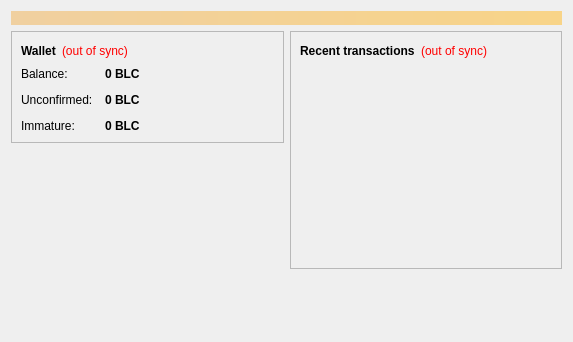
<?xml version="1.0" encoding="UTF-8"?>
<ui version="4.0">
 <class>OverviewPage</class>
 <widget class="QWidget" name="OverviewPage">
  <property name="geometry">
   <rect>
    <x>0</x>
    <y>0</y>
    <width>573</width>
    <height>342</height>
   </rect>
  </property>
  <property name="windowTitle">
   <string>Form</string>
  </property>
  <layout class="QVBoxLayout" name="topLayout">
   <item>
    <widget class="QLabel" name="labelAlerts">
     <property name="visible">
      <bool>false</bool>
     </property>
     <property name="styleSheet">
      <string notr="true">background-color: qlineargradient(x1: 0, y1: 0, x2: 1, y2: 0, stop:0 #F0D0A0, stop:1 #F8D488); color:#000000;</string>
     </property>
     <property name="wordWrap">
      <bool>true</bool>
     </property>
     <property name="margin">
      <number>3</number>
     </property>
    </widget>
   </item>
   <item>
    <layout class="QHBoxLayout" name="horizontalLayout" stretch="1,1">
     <item>
      <layout class="QVBoxLayout" name="verticalLayout_2">
       <item>
        <widget class="QFrame" name="frame">
         <property name="frameShape">
          <enum>QFrame::StyledPanel</enum>
         </property>
         <property name="frameShadow">
          <enum>QFrame::Raised</enum>
         </property>
         <layout class="QVBoxLayout" name="verticalLayout_4">
          <item>
           <layout class="QHBoxLayout" name="horizontalLayout_4">
            <item>
             <widget class="QLabel" name="label_5">
              <property name="font">
               <font>
                <weight>75</weight>
                <bold>true</bold>
               </font>
              </property>
              <property name="text">
               <string>Wallet</string>
              </property>
             </widget>
            </item>
            <item>
             <widget class="QLabel" name="labelWalletStatus">
              <property name="toolTip">
               <string>The displayed information may be out of date. Your wallet automatically synchronizes with the Dirac network after a connection is established, but this process has not completed yet.</string>
              </property>
              <property name="styleSheet">
               <string notr="true">QLabel { color: red; }</string>
              </property>
              <property name="text">
               <string notr="true">(out of sync)</string>
              </property>
              <property name="alignment">
               <set>Qt::AlignLeading|Qt::AlignLeft|Qt::AlignVCenter</set>
              </property>
             </widget>
            </item>
            <item>
             <spacer name="horizontalSpacer_2">
              <property name="orientation">
               <enum>Qt::Horizontal</enum>
              </property>
              <property name="sizeHint" stdset="0">
               <size>
                <width>40</width>
                <height>20</height>
               </size>
              </property>
             </spacer>
            </item>
           </layout>
          </item>
          <item>
           <layout class="QFormLayout" name="formLayout_2">
            <property name="fieldGrowthPolicy">
             <enum>QFormLayout::AllNonFixedFieldsGrow</enum>
            </property>
            <property name="horizontalSpacing">
             <number>12</number>
            </property>
            <property name="verticalSpacing">
             <number>12</number>
            </property>
            <item row="0" column="0">
             <widget class="QLabel" name="label">
              <property name="text">
               <string>Balance:</string>
              </property>
             </widget>
            </item>
            <item row="0" column="1">
             <widget class="QLabel" name="labelBalance">
              <property name="font">
               <font>
                <weight>75</weight>
                <bold>true</bold>
               </font>
              </property>
              <property name="cursor">
               <cursorShape>IBeamCursor</cursorShape>
              </property>
              <property name="toolTip">
               <string>Your current balance</string>
              </property>
              <property name="text">
               <string notr="true">0 BLC</string>
              </property>
              <property name="textInteractionFlags">
               <set>Qt::LinksAccessibleByMouse|Qt::TextSelectableByKeyboard|Qt::TextSelectableByMouse</set>
              </property>
             </widget>
            </item>
            <item row="1" column="0">
             <widget class="QLabel" name="label_3">
              <property name="text">
               <string>Unconfirmed:</string>
              </property>
             </widget>
            </item>
            <item row="1" column="1">
             <widget class="QLabel" name="labelUnconfirmed">
              <property name="font">
               <font>
                <weight>75</weight>
                <bold>true</bold>
               </font>
              </property>
              <property name="cursor">
               <cursorShape>IBeamCursor</cursorShape>
              </property>
              <property name="toolTip">
               <string>Total of transactions that have yet to be confirmed, and do not yet count toward the current balance</string>
              </property>
              <property name="text">
               <string notr="true">0 BLC</string>
              </property>
              <property name="textInteractionFlags">
               <set>Qt::LinksAccessibleByMouse|Qt::TextSelectableByKeyboard|Qt::TextSelectableByMouse</set>
              </property>
             </widget>
            </item>
            <item row="2" column="0">
             <widget class="QLabel" name="labelImmatureText">
              <property name="text">
               <string>Immature:</string>
              </property>
             </widget>
            </item>
            <item row="2" column="1">
             <widget class="QLabel" name="labelImmature">
              <property name="font">
               <font>
                <weight>75</weight>
                <bold>true</bold>
               </font>
              </property>
              <property name="toolTip">
               <string>Mined balance that has not yet matured</string>
              </property>
              <property name="text">
               <string notr="true">0 BLC</string>
              </property>
              <property name="textInteractionFlags">
               <set>Qt::LinksAccessibleByMouse|Qt::TextSelectableByKeyboard|Qt::TextSelectableByMouse</set>
              </property>
             </widget>
            </item>
           </layout>
          </item>
         </layout>
        </widget>
       </item>
       <item>
        <spacer name="verticalSpacer">
         <property name="orientation">
          <enum>Qt::Vertical</enum>
         </property>
         <property name="sizeHint" stdset="0">
          <size>
           <width>20</width>
           <height>40</height>
          </size>
         </property>
        </spacer>
       </item>
      </layout>
     </item>
     <item>
      <layout class="QVBoxLayout" name="verticalLayout_3">
       <item>
        <widget class="QFrame" name="frame_2">
         <property name="frameShape">
          <enum>QFrame::StyledPanel</enum>
         </property>
         <property name="frameShadow">
          <enum>QFrame::Raised</enum>
         </property>
         <layout class="QVBoxLayout" name="verticalLayout">
          <item>
           <layout class="QHBoxLayout" name="horizontalLayout_2">
            <item>
             <widget class="QLabel" name="label_4">
              <property name="text">
               <string>&lt;b&gt;Recent transactions&lt;/b&gt;</string>
              </property>
             </widget>
            </item>
            <item>
             <widget class="QLabel" name="labelTransactionsStatus">
              <property name="toolTip">
               <string>The displayed information may be out of date. Your wallet automatically synchronizes with the Dirac network after a connection is established, but this process has not completed yet.</string>
              </property>
              <property name="styleSheet">
               <string notr="true">QLabel { color: red; }</string>
              </property>
              <property name="text">
               <string notr="true">(out of sync)</string>
              </property>
              <property name="alignment">
               <set>Qt::AlignRight|Qt::AlignTrailing|Qt::AlignVCenter</set>
              </property>
             </widget>
            </item>
            <item>
             <spacer name="horizontalSpacer">
              <property name="orientation">
               <enum>Qt::Horizontal</enum>
              </property>
              <property name="sizeHint" stdset="0">
               <size>
                <width>40</width>
                <height>20</height>
               </size>
              </property>
             </spacer>
            </item>
           </layout>
          </item>
          <item>
           <widget class="QListView" name="listTransactions">
            <property name="styleSheet">
             <string notr="true">QListView { background: transparent; }</string>
            </property>
            <property name="frameShape">
             <enum>QFrame::NoFrame</enum>
            </property>
            <property name="verticalScrollBarPolicy">
             <enum>Qt::ScrollBarAlwaysOff</enum>
            </property>
            <property name="horizontalScrollBarPolicy">
             <enum>Qt::ScrollBarAlwaysOff</enum>
            </property>
            <property name="selectionMode">
             <enum>QAbstractItemView::NoSelection</enum>
            </property>
           </widget>
          </item>
         </layout>
        </widget>
       </item>
       <item>
        <spacer name="verticalSpacer_2">
         <property name="orientation">
          <enum>Qt::Vertical</enum>
         </property>
         <property name="sizeHint" stdset="0">
          <size>
           <width>20</width>
           <height>40</height>
          </size>
         </property>
        </spacer>
       </item>
      </layout>
     </item>
    </layout>
   </item>
  </layout>
 </widget>
 <resources/>
 <connections/>
</ui>
